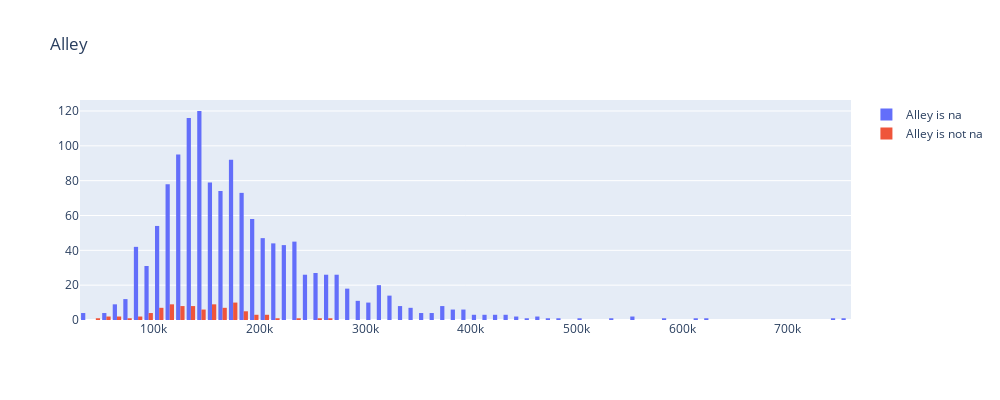

The cell this chart's notebook holds for it:
### Markdown cell above
Значение статистики большое &mdash; можно отвергнуть нулевую гипотезу, что данные имеют одинаковое распределение.

Изобразим данные в разрезе признака на графике:

### Code cell
hist('Alley')

### Figure 1 — Plotly figure (JSON) as saved in the notebook; plotly's stock layout.template omitted (floating-point values rounded to 4 significant figures; data arrays with more than 128 entries replaced by an {"elided": "..."} marker saying what was removed)
{"data": [{"name": "Alley is na", "nbinsx": 100, "type": "histogram", "x": {"elided": "1369 int values"}}, {"name": "Alley is not na", "nbinsx": 100, "type": "histogram", "x": [139400, 40000, 172500, 110000, 164500, 163500, 100000, 176000, 152000, 110000, 107000, 137000, 73000, 185000, 164700, 135900, 239000, 89500, 178000, 214500, 145000, 127000, 187750, 119000, 115000, 135000, 110000, 98000, 161000, 155000, 184000, 124500, 106250, 176000, 146000, 131500, 114504, 151000, 67000, 124000, 200000, 135000, 87000, 159434, 196000, 102776, 159500, 103000, 132000, 265979, 96500, 172500, 179400, 128000, 116000, 93000, 147400, 151000, 153500, 157500, 153900, 106500, 173733, 199900, 168000, 90000, 170000, 197000, 160000, 140000, 171900, 115000, 120000, 174000, 125000, 129500, 180500, 208900, 256000, 52500, 122000, 144152, 117000, 58500, 136000, 163000, 105000, 207000, 140000, 64500, 185000]}], "layout": {"height": 400, "showlegend": true, "title": {"text": "Alley"}, "width": 1000}}
